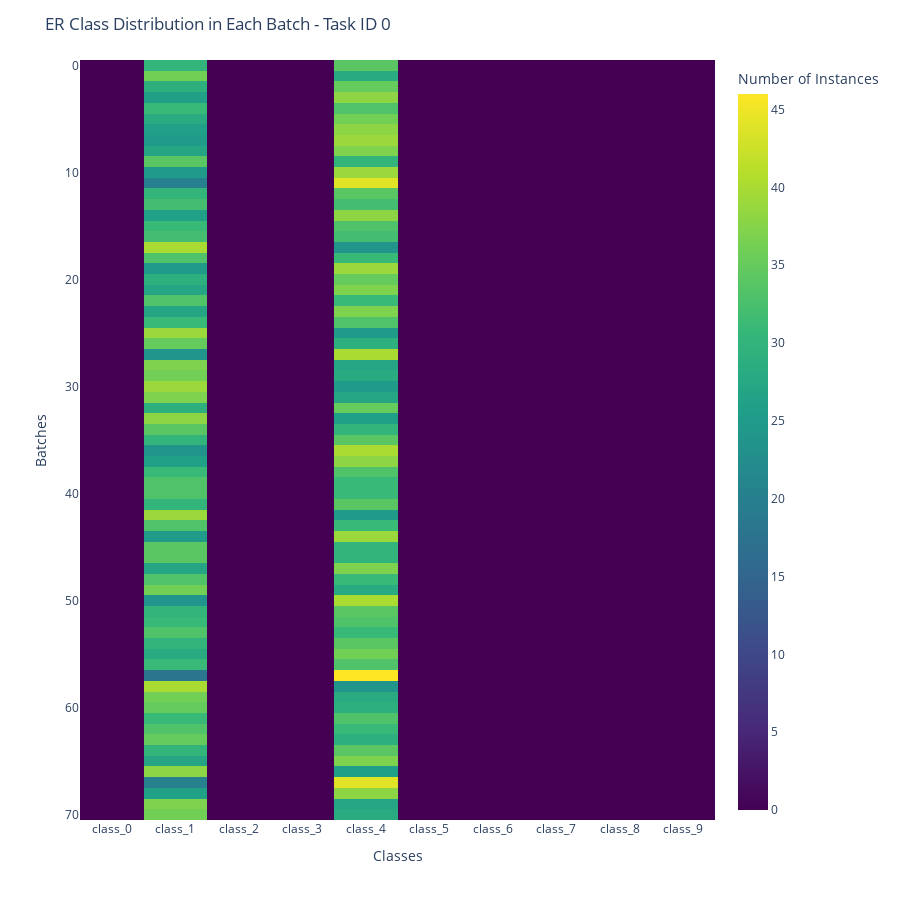

Write notebook code for a chart like this one.
### Code cell
import numpy as np
import plotly.express as px

task_id = 0

df = pd.read_csv("../_0.4_batch_size_32_buffer_size_128_num_tasks_5_hidden_size_64_eval_window_size_128_continual_evaluations_5_delay_label_100_start_delay_size_0_number_delayed_batches_1/train_batches_y_ExperienceReplay.log", 
                 names=["task_id", "class_0", "class_1", "class_2", "class_3", "class_4", "class_5", "class_6", 
                            "class_7", "class_8", "class_9"])


df_plot = df.loc[df.task_id == task_id].reset_index(drop=True).copy()
# df_plot = pd.concat([df_plot[:10], df_plot[80:90], df_plot[115:125]], ignore_index=True)
df_plot.drop(columns=["task_id"], inplace=True)

# Criação do heatmap interativo (classe no eixo Y, batch no eixo X)
fig = px.imshow(
    df_plot,
    labels=dict(x="Classes", y="Batches", color="Number of Instances"),
    # x=[f"Batch {i}" for i in range(1, num_batches+1)],
    # y=[f"Classe {i}" for i in range(num_classes)],
    aspect="auto",
    color_continuous_scale="Viridis",
    origin="upper",  # garante que Classe 0 fique em cima
    # text_auto=True
)

fig.update_layout(
    title="ER Class Distribution in Each Batch - Task ID {}".format(task_id),
    xaxis_title="Classes",
    yaxis_title="Batches",
    height=900,
)

fig.show()

### Figure 1 — Plotly figure (JSON) as saved in the notebook; plotly's stock layout.template omitted (floating-point values rounded to 4 significant figures; data arrays with more than 128 entries replaced by an {"elided": "..."} marker saying what was removed)
{"data": [{"coloraxis": "coloraxis", "hovertemplate": "Classes: %{x}<br>Batches: %{y}<br>Number of Instances: %{z}<extra></extra>", "name": "0", "type": "heatmap", "x": ["class_0", "class_1", "class_2", "class_3", "class_4", "class_5", "class_6", "class_7", "class_8", "class_9"], "xaxis": "x", "y": [0, 1, 2, 3, 4, 5, 6, 7, 8, 9, 10, 11, 12, 13, 14, 15, 16, 17, 18, 19, 20, 21, 22, 23, 24, 25, 26, 27, 28, 29, 30, 31, 32, 33, 34, 35, 36, 37, 38, 39, 40, 41, 42, 43, 44, 45, 46, 47, 48, 49, 50, 51, 52, 53, 54, 55, 56, 57, 58, 59, 60, 61, 62, 63, 64, 65, 66, 67, 68, 69, 70], "yaxis": "y", "z": {"elided": "71x10 int values"}}], "layout": {"coloraxis": {"colorbar": {"title": {"text": "Number of Instances"}}, "colorscale": [[0, "#440154"], [0.1111, "#482878"], [0.2222, "#3e4989"], [0.3333, "#31688e"], [0.4444, "#26828e"], [0.5556, "#1f9e89"], [0.6667, "#35b779"], [0.7778, "#6ece58"], [0.8889, "#b5de2b"], [1, "#fde725"]]}, "height": 900, "margin": {"t": 60}, "title": {"text": "ER Class Distribution in Each Batch - Task ID 0"}, "xaxis": {"anchor": "y", "domain": [0, 1], "title": {"text": "Classes"}}, "yaxis": {"anchor": "x", "autorange": "reversed", "domain": [0, 1], "title": {"text": "Batches"}}}}
